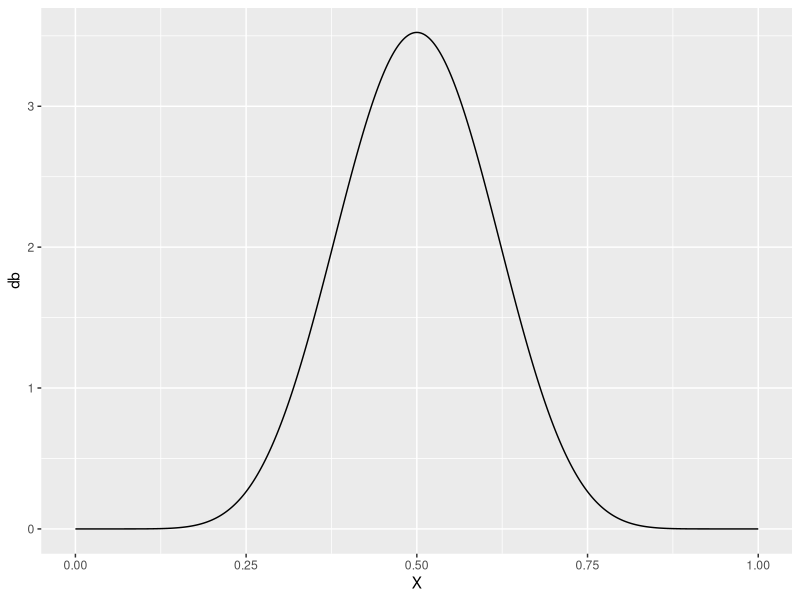
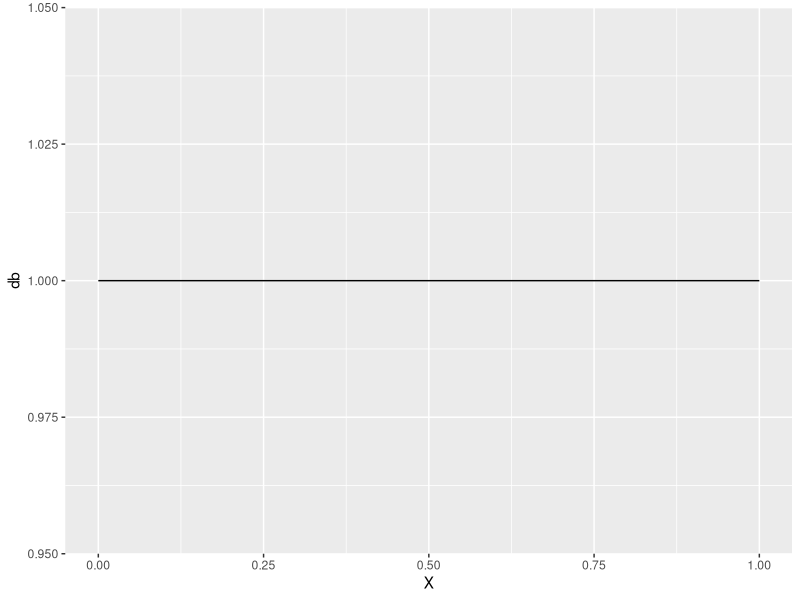
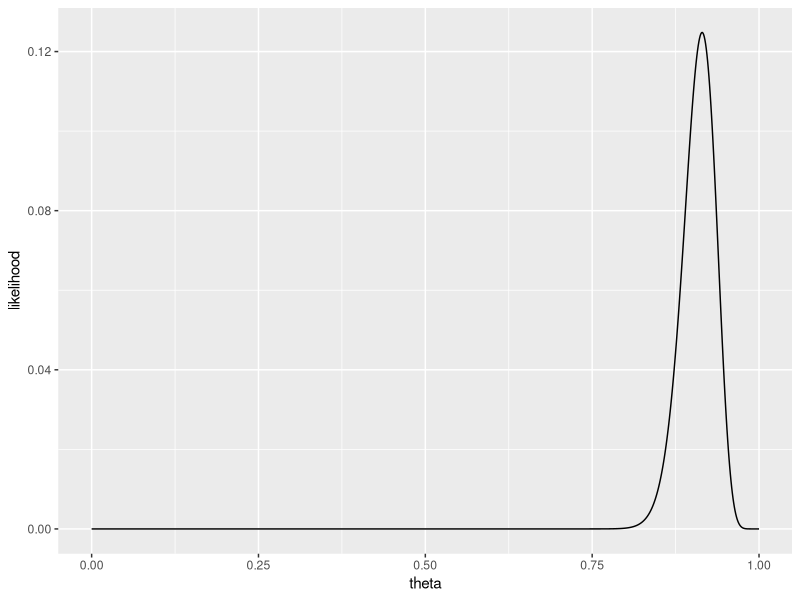
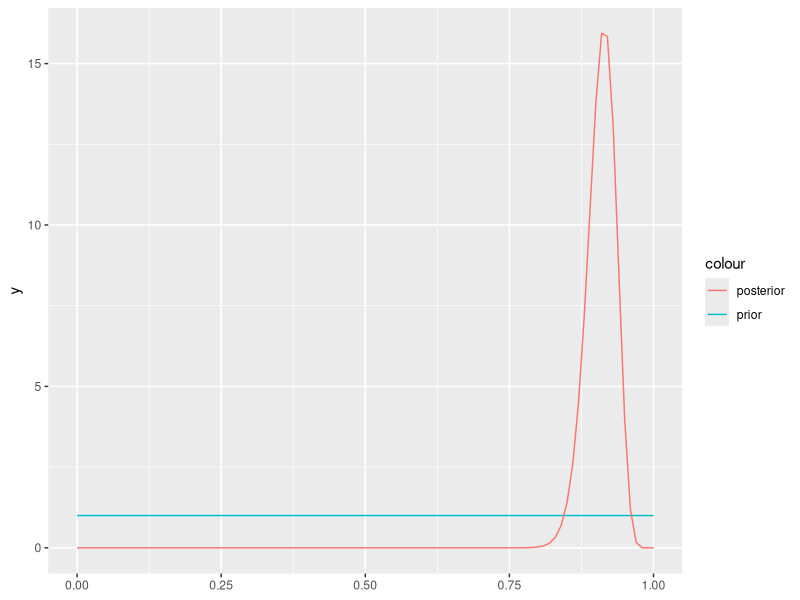
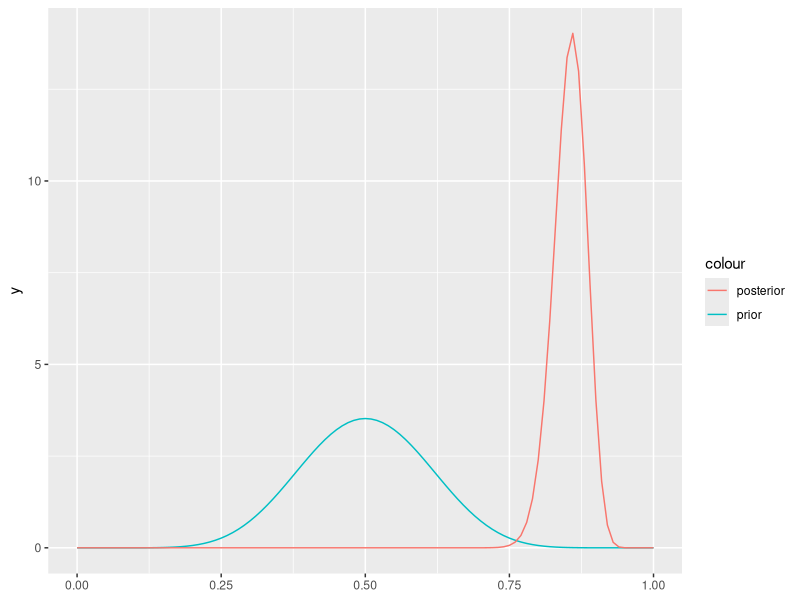

Generate these figures, in order, with R:
## ---- chunk 1
n <- 129
p_hat <- 118/129
sd <- sqrt(p_hat*(1-p_hat)/n)
CI_U <- p_hat + qnorm(0.975)*sd
CI_L <- p_hat - qnorm(0.975)*sd

CI_U
CI_L
## ---- chunk 2
qbeta(0.025, 119,12)
qbeta(0.975, 119,12)
## ---- chunk 3
library(ggplot2)
X <- seq(0,1,length=1000)
db <- dbeta(X, 10, 10) 
qplot(X, db, geom="line")
## ---- chunk 4
X <- seq(0,1,length=1000)
db <- dbeta(X, 1, 1) 
qplot(X, db, geom="line")
## ---- chunk 5
qbeta(0.025, 129,22)
qbeta(0.975, 129,22)
## ---- chunk 6
theta <- seq(0,1,length=1000)
likelihood <- choose(129,118) * theta^118*(1-theta)^11
qplot(theta, likelihood, geom="line")
## ---- chunk 7
base <-
  ggplot() +
  xlim(0, 1)
base + 
  stat_function(aes(colour = "prior"), fun = dbeta, args = list(shape1 = 1, shape2 = 1)) +
  stat_function(aes(colour = "posterior"), fun = dbeta, args = list(shape1 = 119, shape2 = 12))
## ---- chunk 8
base <-
  ggplot() +
  xlim(0, 1)
base + 
  stat_function(aes(colour = "prior"), fun = dbeta, args = list(shape1 = 10, shape2 = 10)) +
  stat_function(aes(colour = "posterior"), fun = dbeta, args = list(shape1 = 129, shape2 = 22))
